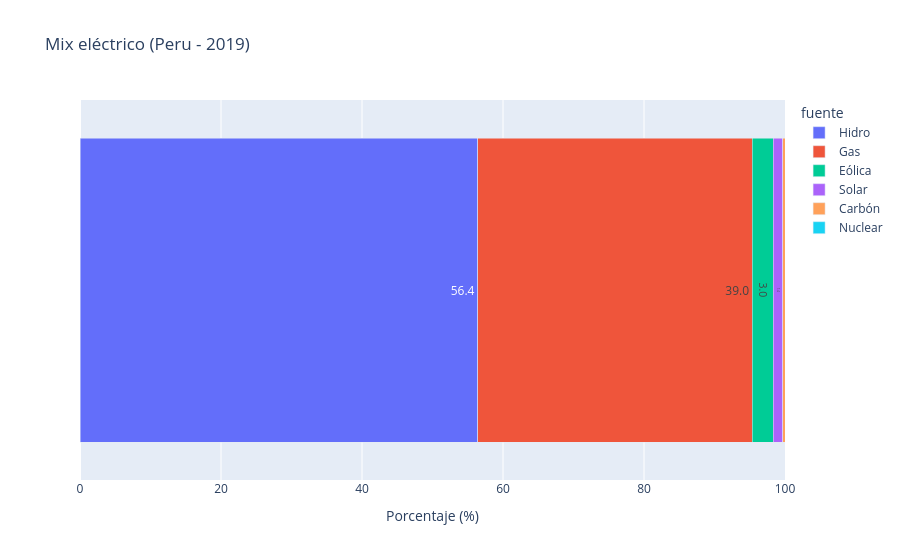

Notebook cell for this chart:
### Markdown cell above
### **Pregunta 6** -  _Mix eléctrico por país_
Para el país que el evaluador seleccione, ¿cuál fue su mix de generación eléctrica por fuente (carbón, gas, nuclear, solar, eólica, hidro) en el año de mayor producción renovable?

### Code cell
pais = "Peru"
fuentes = ["coal_electricity", "gas_electricity", "nuclear_electricity", "solar_electricity", "wind_electricity", "hydro_electricity"]
etiquetas = ["Carbón", "Gas", "Nuclear", "Solar", "Eólica", "Hidro"]

datos_pais = df[df["country"] == pais].copy()
anio_max_ren = datos_pais.loc[
    datos_pais["renewables_electricity"].idxmax(), "year"
]
fila = datos_pais[datos_pais["year"] == anio_max_ren].iloc[0]
valores = [fila[f] for f in fuentes]
pct = [v / sum(valores) * 100 if sum(valores) > 0 else 0 for v in valores]

tabla_mix = pd.DataFrame({"fuente": etiquetas, "porcentaje": pct, "categoria": ""})
tabla_mix = tabla_mix.sort_values("porcentaje", ascending=False)

fig6 = px.bar(
    tabla_mix, x="porcentaje", y="categoria", color="fuente", orientation="h",
    barmode="stack", text_auto=".1f",
    title=f"Mix eléctrico ({pais} - {int(anio_max_ren)})",
    labels={"porcentaje": "Porcentaje (%)", "categoria": ""},
    category_orders={"fuente": tabla_mix["fuente"].tolist()}
)
fig6.update_xaxes(range=[0, 100])
fig6.show()

### Figure 1 — Plotly figure (JSON) as saved in the notebook; plotly's stock layout.template omitted (floating-point values rounded to 4 significant figures)
{"data": [{"hovertemplate": "fuente=Hidro<br>Porcentaje (%)=%{x}<br>=%{y}<extra></extra>", "legendgroup": "Hidro", "marker": {"color": "#636efa", "pattern": {"shape": ""}}, "name": "Hidro", "orientation": "h", "showlegend": true, "textposition": "auto", "texttemplate": "%{x:.1f}", "type": "bar", "x": [56.39], "xaxis": "x", "y": [""], "yaxis": "y"}, {"hovertemplate": "fuente=Gas<br>Porcentaje (%)=%{x}<br>=%{y}<extra></extra>", "legendgroup": "Gas", "marker": {"color": "#EF553B", "pattern": {"shape": ""}}, "name": "Gas", "orientation": "h", "showlegend": true, "textposition": "auto", "texttemplate": "%{x:.1f}", "type": "bar", "x": [38.96], "xaxis": "x", "y": [""], "yaxis": "y"}, {"hovertemplate": "fuente=Eólica<br>Porcentaje (%)=%{x}<br>=%{y}<extra></extra>", "legendgroup": "Eólica", "marker": {"color": "#00cc96", "pattern": {"shape": ""}}, "name": "Eólica", "orientation": "h", "showlegend": true, "textposition": "auto", "texttemplate": "%{x:.1f}", "type": "bar", "x": [2.959], "xaxis": "x", "y": [""], "yaxis": "y"}, {"hovertemplate": "fuente=Solar<br>Porcentaje (%)=%{x}<br>=%{y}<extra></extra>", "legendgroup": "Solar", "marker": {"color": "#ab63fa", "pattern": {"shape": ""}}, "name": "Solar", "orientation": "h", "showlegend": true, "textposition": "auto", "texttemplate": "%{x:.1f}", "type": "bar", "x": [1.399], "xaxis": "x", "y": [""], "yaxis": "y"}, {"hovertemplate": "fuente=Carbón<br>Porcentaje (%)=%{x}<br>=%{y}<extra></extra>", "legendgroup": "Carbón", "marker": {"color": "#FFA15A", "pattern": {"shape": ""}}, "name": "Carbón", "orientation": "h", "showlegend": true, "textposition": "auto", "texttemplate": "%{x:.1f}", "type": "bar", "x": [0.2869], "xaxis": "x", "y": [""], "yaxis": "y"}, {"hovertemplate": "fuente=Nuclear<br>Porcentaje (%)=%{x}<br>=%{y}<extra></extra>", "legendgroup": "Nuclear", "marker": {"color": "#19d3f3", "pattern": {"shape": ""}}, "name": "Nuclear", "orientation": "h", "showlegend": true, "textposition": "auto", "texttemplate": "%{x:.1f}", "type": "bar", "x": [0.0], "xaxis": "x", "y": [""], "yaxis": "y"}], "layout": {"barmode": "stack", "legend": {"title": {"text": "fuente"}, "tracegroupgap": 0}, "title": {"text": "Mix eléctrico (Peru - 2019)"}, "xaxis": {"anchor": "y", "domain": [0, 1], "range": [0, 100], "title": {"text": "Porcentaje (%)"}}, "yaxis": {"anchor": "x", "domain": [0, 1], "title": {"text": ""}}}}
